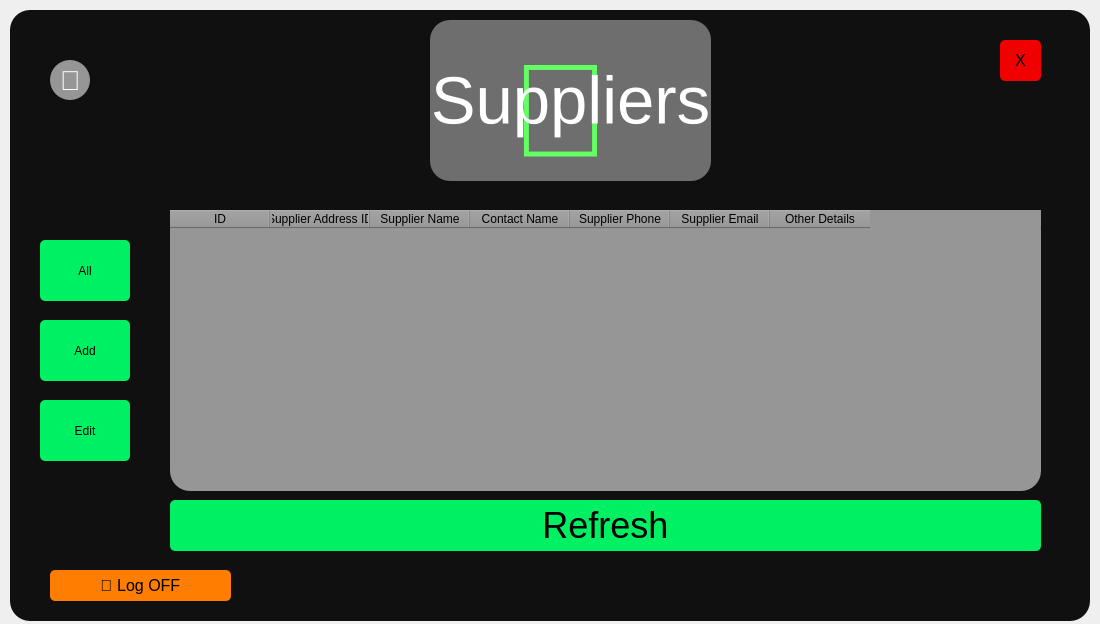
<?xml version="1.0" encoding="UTF-8"?>
<ui version="4.0">
 <class>Form</class>
 <widget class="QWidget" name="Form">
  <property name="geometry">
   <rect>
    <x>0</x>
    <y>0</y>
    <width>1100</width>
    <height>624</height>
   </rect>
  </property>
  <property name="windowTitle">
   <string>Form</string>
  </property>
  <widget class="QWidget" name="widget" native="true">
   <property name="geometry">
    <rect>
     <x>10</x>
     <y>10</y>
     <width>1080</width>
     <height>611</height>
    </rect>
   </property>
   <property name="styleSheet">
    <string notr="true">background-color:rgba(16,16,16,255);
border-radius:20px;</string>
   </property>
   <widget class="QPushButton" name="AdminPanLogOff">
    <property name="geometry">
     <rect>
      <x>40</x>
      <y>560</y>
      <width>181</width>
      <height>31</height>
     </rect>
    </property>
    <property name="font">
     <font>
      <family>Leelawadee UI</family>
      <pointsize>12</pointsize>
      <weight>50</weight>
      <bold>false</bold>
      <underline>false</underline>
      <strikeout>false</strikeout>
     </font>
    </property>
    <property name="styleSheet">
     <string notr="true">QPushButton#AdminPanLogOff{
background-color:rgba(255,125,0,255);
color:rgb(0,0,0);
border-radius:5px;
}

QPushButton#AdminPanLogOff:pressed{
background-color:rgba(255,150,0,255);
}
</string>
    </property>
    <property name="text">
     <string> Log OFF</string>
    </property>
   </widget>
   <widget class="QPushButton" name="btn_all">
    <property name="geometry">
     <rect>
      <x>30</x>
      <y>230</y>
      <width>90</width>
      <height>61</height>
     </rect>
    </property>
    <property name="styleSheet">
     <string notr="true">QPushButton#btn_all{
background-color:rgba(0,240,100,255);
color:rgb(0,0,0);
border-radius:5px;
}

QPushButton#btn_all:pressed{
background-color:rgba(0,255,150,255);
}
</string>
    </property>
    <property name="text">
     <string>All</string>
    </property>
   </widget>
   <widget class="QPushButton" name="AdminProBack">
    <property name="geometry">
     <rect>
      <x>40</x>
      <y>50</y>
      <width>40</width>
      <height>40</height>
     </rect>
    </property>
    <property name="font">
     <font>
      <family>Leelawadee UI</family>
      <pointsize>20</pointsize>
      <weight>50</weight>
      <bold>false</bold>
      <underline>false</underline>
      <strikeout>false</strikeout>
     </font>
    </property>
    <property name="styleSheet">
     <string notr="true">QPushButton#AdminProBack{
background-color:rgba(150,150,150,255);
color:rgb(255,255,255);
border-radius:20px;
}

QPushButton#AdminProBack:pressed{
background-color:rgba(200,200,200,255);
}
</string>
    </property>
    <property name="text">
     <string></string>
    </property>
   </widget>
   <widget class="QPushButton" name="btn_edit">
    <property name="geometry">
     <rect>
      <x>30</x>
      <y>390</y>
      <width>90</width>
      <height>61</height>
     </rect>
    </property>
    <property name="styleSheet">
     <string notr="true">QPushButton#btn_edit{
background-color:rgba(0,240,100,255);
color:rgb(0,0,0);
border-radius:5px;
}

QPushButton#btn_edit:pressed{
background-color:rgba(0,255,150,255);
}
</string>
    </property>
    <property name="text">
     <string>Edit</string>
    </property>
   </widget>
   <widget class="QPushButton" name="btn_add">
    <property name="geometry">
     <rect>
      <x>30</x>
      <y>310</y>
      <width>90</width>
      <height>61</height>
     </rect>
    </property>
    <property name="styleSheet">
     <string notr="true">QPushButton#btn_add{
background-color:rgba(0,240,100,255);
color:rgb(0,0,0);
border-radius:5px;
}

QPushButton#btn_add:pressed{
background-color:rgba(0,255,150,255);
}
</string>
    </property>
    <property name="text">
     <string>Add</string>
    </property>
   </widget>
   <widget class="QLabel" name="LockImage">
    <property name="geometry">
     <rect>
      <x>160</x>
      <y>10</y>
      <width>781</width>
      <height>181</height>
     </rect>
    </property>
    <property name="font">
     <font>
      <pointsize>100</pointsize>
     </font>
    </property>
    <property name="styleSheet">
     <string notr="true">color:rgba(0,255,0,255);
align:center</string>
    </property>
    <property name="text">
     <string></string>
    </property>
    <property name="alignment">
     <set>Qt::AlignCenter</set>
    </property>
   </widget>
   <widget class="QPushButton" name="btn_refresh">
    <property name="geometry">
     <rect>
      <x>160</x>
      <y>490</y>
      <width>871</width>
      <height>51</height>
     </rect>
    </property>
    <property name="font">
     <font>
      <pointsize>27</pointsize>
     </font>
    </property>
    <property name="styleSheet">
     <string notr="true">QPushButton#btn_refresh{
background-color:rgba(0,240,100,255);
color:rgb(0,0,0);
border-radius:5px;
}

QPushButton#btn_refresh:pressed{
background-color:rgba(0,255,150,255);
}
</string>
    </property>
    <property name="text">
     <string>Refresh</string>
    </property>
    <property name="iconSize">
     <size>
      <width>24</width>
      <height>28</height>
     </size>
    </property>
   </widget>
   <widget class="QTableWidget" name="AdminTableSupp">
    <property name="geometry">
     <rect>
      <x>160</x>
      <y>200</y>
      <width>871</width>
      <height>281</height>
     </rect>
    </property>
    <property name="font">
     <font>
      <pointsize>15</pointsize>
     </font>
    </property>
    <property name="styleSheet">
     <string notr="true">background-color: rgb(150, 150, 150);</string>
    </property>
    <column>
     <property name="text">
      <string>ID</string>
     </property>
    </column>
    <column>
     <property name="text">
      <string>Supplier Address ID</string>
     </property>
    </column>
    <column>
     <property name="text">
      <string>Supplier Name</string>
     </property>
    </column>
    <column>
     <property name="text">
      <string>Contact Name</string>
     </property>
    </column>
    <column>
     <property name="text">
      <string>Supplier Phone</string>
     </property>
    </column>
    <column>
     <property name="text">
      <string>Supplier Email</string>
     </property>
    </column>
    <column>
     <property name="text">
      <string>Other Details</string>
     </property>
    </column>
   </widget>
   <widget class="QLabel" name="LockImage_2">
    <property name="geometry">
     <rect>
      <x>420</x>
      <y>10</y>
      <width>281</width>
      <height>161</height>
     </rect>
    </property>
    <property name="font">
     <font>
      <pointsize>50</pointsize>
     </font>
    </property>
    <property name="styleSheet">
     <string notr="true">color:rgba(255,255,255,255);
align:center;
background-color: rgba(255, 255, 255, 100);</string>
    </property>
    <property name="text">
     <string>Suppliers</string>
    </property>
    <property name="alignment">
     <set>Qt::AlignCenter</set>
    </property>
   </widget>
   <widget class="QPushButton" name="Close">
    <property name="geometry">
     <rect>
      <x>990</x>
      <y>30</y>
      <width>41</width>
      <height>41</height>
     </rect>
    </property>
    <property name="font">
     <font>
      <family>Leelawadee UI</family>
      <pointsize>12</pointsize>
      <weight>50</weight>
      <bold>false</bold>
      <underline>false</underline>
      <strikeout>false</strikeout>
     </font>
    </property>
    <property name="styleSheet">
     <string notr="true">QPushButton#Close{
background-color:rgba(240,0,0,255);
color:rgb(0,0,0);
border-radius:5px;
}

QPushButton#Close:pressed{
background-color:rgba(255,0,0,255);
}
</string>
    </property>
    <property name="text">
     <string>X</string>
    </property>
   </widget>
  </widget>
 </widget>
 <resources/>
 <connections/>
</ui>
